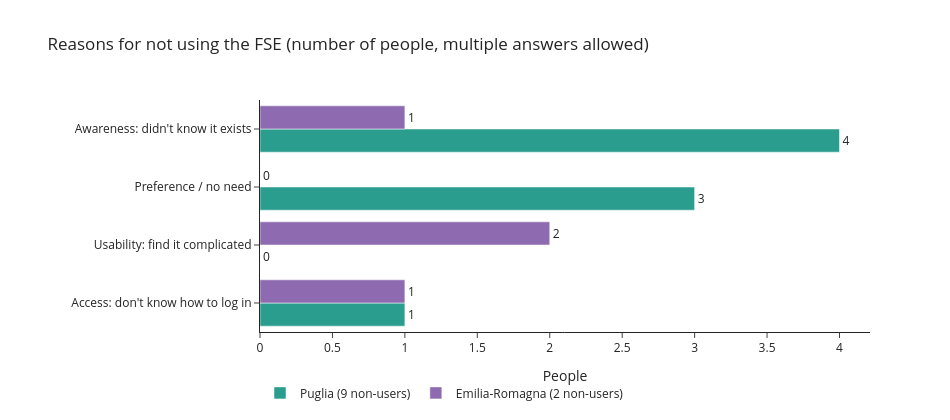

The cell this chart's notebook holds for it:
### Code cell
REASON_GROUPS = {
    "Non sapevo che esistesse": "Awareness: didn't know it exists",
    "Non so come accedere": "Access: don't know how to log in",
    "Lo trovo complicato": "Usability: find it complicated",
    "Preferisco altri metodi": "Preference / no need",
    "Non ne ho avuto la necessità": "Preference / no need",
    "Non c'è mai stata necessità": "Preference / no need",
}

nu = explode_multi("non_use_why")
nu["group"] = nu["non_use_why"].map(REASON_GROUPS).fillna("Other")
counts = pd.crosstab(nu["group"], nu["region"]).reindex(columns=["Puglia", "Emilia-Romagna"], fill_value=0)
counts = counts.loc[counts.sum(axis=1).sort_values().index]      # largest at the top

n_nonusers = df[df["used_fse"] == "No"].groupby("region").size()

fig = go.Figure()
for r in ["Puglia", "Emilia-Romagna"]:
    fig.add_trace(go.Bar(
        y=counts.index, x=counts[r], orientation="h",
        name=f"{r} ({n_nonusers.get(r, 0)} non-users)", marker_color=REGION_COLORS[r],
        text=counts[r], textposition="outside",
    ))
fig.update_layout(barmode="group", height=420, width=950, template="simple_white",
                  title="Reasons for not using the FSE (number of people, multiple answers allowed)",
                  xaxis_title="People", margin=dict(l=260), legend=dict(orientation="h", y=-0.2))
fig.show()

### Figure 1 — Plotly figure (JSON) as saved in the notebook; plotly's stock layout.template omitted (floating-point values rounded to 4 significant figures)
{"data": [{"marker": {"color": "#2a9d8f"}, "name": "Puglia (9 non-users)", "orientation": "h", "text": [1.0, 0.0, 3.0, 4.0], "textposition": "outside", "type": "bar", "x": [1, 0, 3, 4], "y": ["Access: don't know how to log in", "Usability: find it complicated", "Preference / no need", "Awareness: didn't know it exists"]}, {"marker": {"color": "#8e6bb0"}, "name": "Emilia-Romagna (2 non-users)", "orientation": "h", "text": [1.0, 2.0, 0.0, 1.0], "textposition": "outside", "type": "bar", "x": [1, 2, 0, 1], "y": ["Access: don't know how to log in", "Usability: find it complicated", "Preference / no need", "Awareness: didn't know it exists"]}], "layout": {"barmode": "group", "height": 420, "legend": {"orientation": "h", "y": -0.2}, "margin": {"l": 260}, "title": {"text": "Reasons for not using the FSE (number of people, multiple answers allowed)"}, "width": 950, "xaxis": {"title": {"text": "People"}}}}
